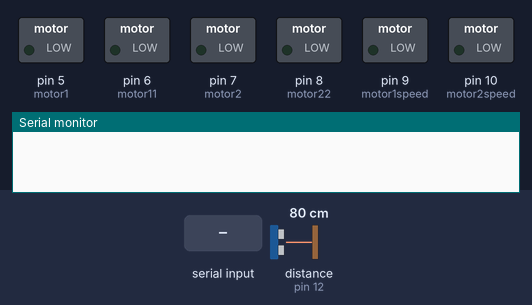
Bench run of a sketch on a simulated Arduino Uno, built with avr-gcc and run on an emulated ATmega328P. On the bench: switched loads named in the sketch (green lamp = pin HIGH), the last lines printed to the serial monitor. Inputs (shaded band) come from the test bench; at power-on: distance to the obstacle (sensor on pin 12) 80 cm. The echo pulse lasts 58.3 µs per cm.

Above: at 1.2 s.
1.3 s: "f@" received over Serial
At 1.7 s:
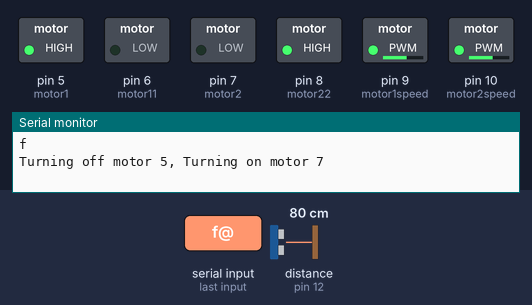
2.8 s: "b@" received over Serial
At 4.0 s:
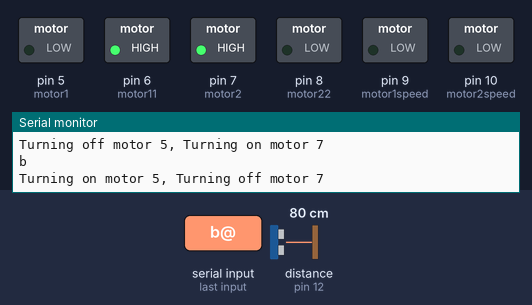
4.3 s: "r@" received over Serial
At 4.7 s:
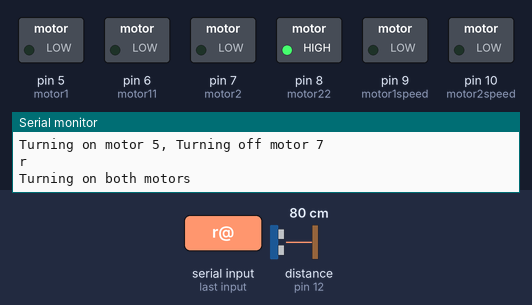
6.3 s: "l@" received over Serial
At 6.7 s:
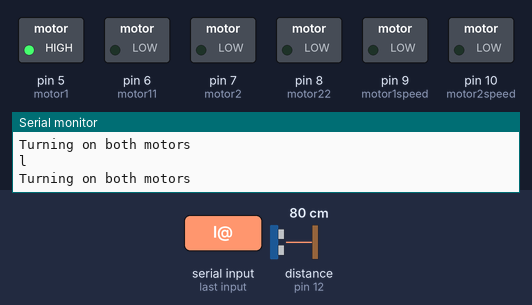
8.3 s: "lf@" received over Serial
At 9.9 s:
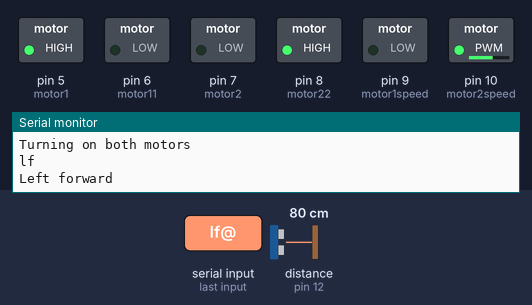
10.4 s: "lb@" received over Serial
At 11.5 s:
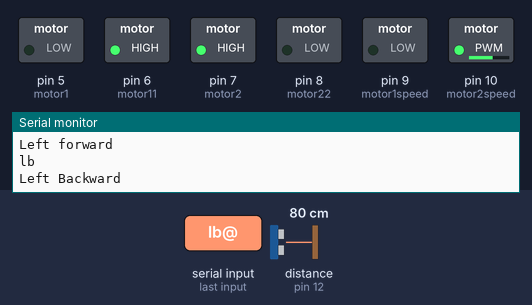
Timing chart, 0 to 13.4 s (numbered marks = the images above; inputs shaded):
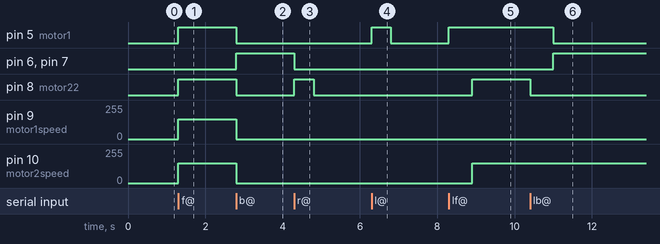

Measured:
- after the input at 1.3 s, pin 5 (motor1), pin 8 (motor22): LOW → HIGH at once; pin 9 (motor1speed), pin 10 (motor2speed): 0/255 → 150/255 at once
- after the input at 2.8 s, pin 5 (motor1), pin 8 (motor22): HIGH → LOW at once; pin 6 (motor11), pin 7 (motor2): LOW → HIGH at once; pin 9 (motor1speed), pin 10 (motor2speed): 150/255 → 0/255 at once
- after the input at 4.3 s, pin 6 (motor11), pin 7 (motor2): HIGH → LOW at once; pin 8 (motor22): LOW → HIGH at once, → LOW 0.50 s later
- after the input at 6.3 s, pin 5 (motor1): LOW → HIGH at once, → LOW 0.50 s later
- after the input at 8.3 s, pin 5 (motor1): LOW → HIGH at once; pin 8 (motor22): LOW → HIGH after 0.60 s; pin 10 (motor2speed): 0/255 → 150/255 after 0.60 s
- after the input at 10.4 s, pin 5 (motor1): HIGH → LOW after 0.60 s; pin 6 (motor11), pin 7 (motor2): LOW → HIGH after 0.60 s; pin 8 (motor22): HIGH → LOW at once

The sketch:

main_arduino.ino
```cpp
#include <NewPing.h>

#define TRIGGER_PIN  11  // Arduino pin tied to trigger pin on the ultrasonic sensor.
#define ECHO_PIN     12  // Arduino pin tied to echo pin on the ultrasonic sensor.
#define MAX_DISTANCE 200 // Maximum distance we want to ping for (in centimeters). Maximum sensor distance is rated at 400-500cm.
#define motor1 5
#define motor11 6
#define motor2 7
#define motor22 8
#define motor1speed 9
#define motor2speed 10

NewPing sonar(TRIGGER_PIN, ECHO_PIN, MAX_DISTANCE); // NewPing setup of pins and maximum distance.
int dist;

void setup() {
  Serial.begin(9600);
  pinMode(motor1, OUTPUT);   //Motor connected the flow sensor 1
  pinMode(motor11, OUTPUT);   //Motor connected the flow sensor 1
  pinMode(motor2, OUTPUT);
  pinMode(motor22, OUTPUT);
  pinMode(motor1speed, OUTPUT);
  pinMode(motor2speed, OUTPUT);
  digitalWrite(motor1, LOW);
  digitalWrite(motor11, LOW);
  digitalWrite(motor2, LOW);
  digitalWrite(motor22, LOW);
  analogWrite(motor1speed, 0);
  analogWrite(motor2speed, 0);
}
bool high = LOW;
bool low = HIGH;

void loop() {
  unsigned int uS = sonar.ping(); // Send ping, get ping time in microseconds (uS).
  dist = sonar.convert_cm(uS);
  //Serial.println(String(dist));

  if (dist < 70 && dist > 40) {
    digitalWrite(motor1, LOW);
    digitalWrite(motor11, LOW);
    digitalWrite(motor2, LOW);
    digitalWrite(motor22, LOW);
    analogWrite(motor1speed, 0);
    analogWrite(motor2speed, 0);
  }
  while (Serial.available() > 0) {
    String data = Serial.readStringUntil('@');
    Serial.println(data);
    if (data == "o")
    {
      Serial.println("Turning off both motors");
      digitalWrite(motor1, LOW);
      digitalWrite(motor11, LOW);
      digitalWrite(motor2, LOW);
      digitalWrite(motor22, LOW);
      analogWrite(motor1speed, 0);
      analogWrite(motor2speed, 0);
    }
    else if (data == "f")
    {
      Serial.println("Turning off motor 5, Turning on motor 7 ");
      digitalWrite(motor1, HIGH);
      digitalWrite(motor11, LOW);
      digitalWrite(motor2, high);
      digitalWrite(motor22, low);
      analogWrite(motor1speed, 150);
      analogWrite(motor2speed, 150);
    }
    else if (data == "b")
    {
      Serial.println("Turning on motor 5, Turning off motor 7");
      digitalWrite(motor1, LOW);
      digitalWrite(motor11, HIGH);
      digitalWrite(motor2, low);
      digitalWrite(motor22, high);
      analogWrite(motor1speed, 0);
      analogWrite(motor2speed, 0);
    }
    else if (data == "r")
    {
      Serial.println("Turning on both motors");
      // Stopping inside motor
      digitalWrite(motor1, LOW);
      digitalWrite(motor11, LOW);
      digitalWrite(motor2, high);
      digitalWrite(motor22, low);
      delay(500);
      stop();
    }
    else if (data == "l")
    {
      Serial.println("Turning on both motors");
      digitalWrite(motor1, HIGH);
      digitalWrite(motor11, LOW);
      digitalWrite(motor2, LOW);
      digitalWrite(motor22, LOW);
      delay(500);
      stop();
    }
    else if (data == "lf")
    {
      Serial.println("Left forward");
      //Rotate left
      digitalWrite(motor1, HIGH);
      digitalWrite(motor11, LOW);
      digitalWrite(motor2, LOW);
      digitalWrite(motor22, LOW);
      delay(600);
      //Forward
      digitalWrite(motor1, HIGH);
      digitalWrite(motor11, LOW);
      digitalWrite(motor2, high);
      digitalWrite(motor22, low);
      analogWrite(motor1speed, 0);
      analogWrite(motor2speed, 150);
    }
    else if (data == "lb")
    {
       Serial.println("Left Backward");
      //Rotate left
      digitalWrite(motor1, HIGH);
      digitalWrite(motor11, LOW);
      digitalWrite(motor2, LOW);
      digitalWrite(motor22, LOW);
      delay(600);
      //Backward
      digitalWrite(motor1, LOW);
      digitalWrite(motor11, HIGH);
      digitalWrite(motor2, low);
      digitalWrite(motor22, high);
      analogWrite(motor1speed, 0);
      analogWrite(motor2speed, 150);
    }
    else if (data == "rf")
    {
       Serial.println("Right forward");
      //Rotate right
      digitalWrite(motor1, LOW);
      digitalWrite(motor11, LOW);

      digitalWrite(motor2, high);
      digitalWrite(motor22, low);
      delay(600);
      //Forward
      digitalWrite(motor1, HIGH);
      digitalWrite(motor11, LOW);
      digitalWrite(motor2, high);
      digitalWrite(motor22, low);
      analogWrite(motor1speed, 0);
      analogWrite(motor2speed, 150);
    }
    else if (data == "rb")
    {
      Serial.println("Right Backward");
      //Rotate right
      digitalWrite(motor1, LOW);
      digitalWrite(motor11, LOW);

      digitalWrite(motor2, high);
      digitalWrite(motor22, low);
      delay(600);
      //Backward
      digitalWrite(motor1, LOW);
      digitalWrite(motor11, HIGH);
      digitalWrite(motor2, low);
      digitalWrite(motor22, high);
      analogWrite(motor1speed, 0);
      analogWrite(motor2speed, 150);
    }
  }
}
void stop()
{
  digitalWrite(motor1, LOW);
  digitalWrite(motor11, LOW);
  digitalWrite(motor2, LOW);
  digitalWrite(motor22, LOW);
  analogWrite(motor1speed, 0);
  analogWrite(motor2speed, 0);
}
```
